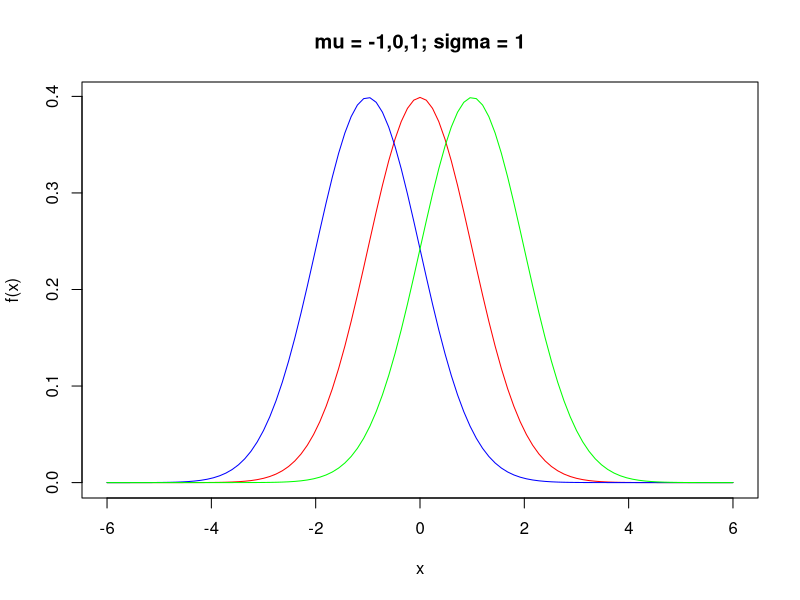
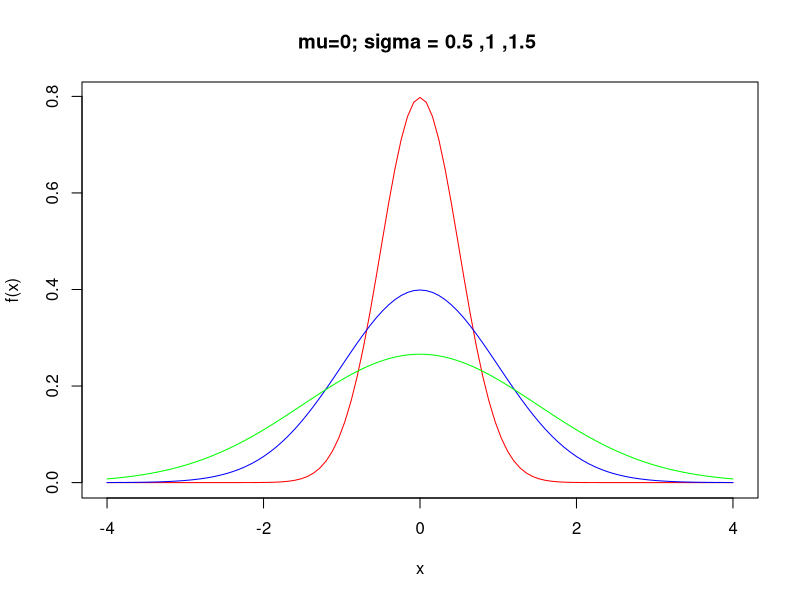
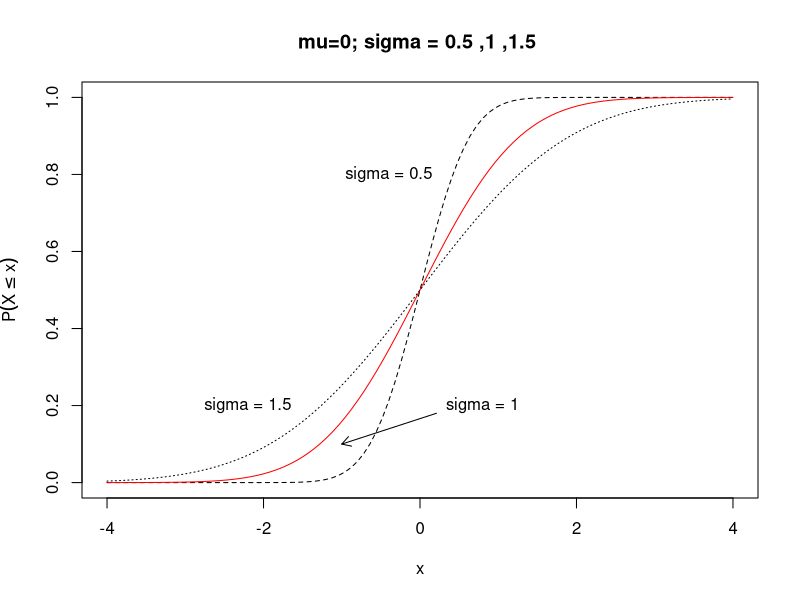
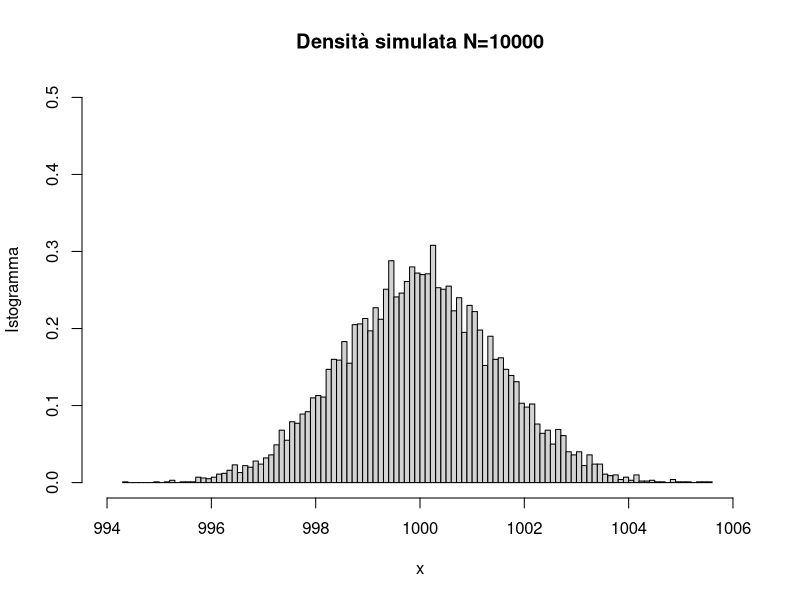

Write the R code that produced these figures, in order.

#DENSITA NORMALE VARIANDO MU

curve(dnorm(x, mean=0, sd=1), from=-6, to=6, xlab="x",ylab="f(x)",
      main="mu = -1,0,1; sigma = 1",col = "red")
curve(dnorm(x, mean=-1, sd=1), from=-6, to=6, xlab="x",ylab="f(x)",
      main="mu = -1,0,1; sigma = 1", add=TRUE, col = "blue")
curve(dnorm(x, mean=1, sd=1), from=-6, to=6, xlab="x",ylab="f(x)",
      main="mu = -1,0,1; sigma = 1", add=TRUE, col = "green")


#DENSITA NORMALE VARIANDO SIGMA

curve(dnorm(x,mean=0, sd =0.5) ,from=-4, to=4, xlab="x",
     ylab="f(x)",main="mu=0; sigma = 0.5 ,1 ,1.5 ",col = "red")
curve(dnorm(x,mean=0, sd=1) ,from=-4, to=4, xlab="x",ylab="f(x)",
      add=TRUE,col="blue")
curve(dnorm(x,mean=0, sd =1.5) ,from=-4, to=4, xlab="x",ylab="f(x)",
      add=TRUE,col="green")

#FUNZIONE DISTRIBUZIONE

curve(pnorm (x,mean=0,sd =0.5) ,from=-4, to=4, xlab="x",
      ylab=expression (P(X<=x)),main="mu=0; sigma = 0.5 ,1 ,1.5 ",lty =2)
text (-0.4,0.8, "sigma = 0.5")
curve(pnorm (x,mean=0,sd=1) ,add=TRUE,col="red")
arrows (-1,0.1,0.21,0.18, code=1, length = 0.10)
text (0.8 ,0.2 , "sigma = 1")
curve(pnorm (x,mean=0,sd =1.5) ,add =TRUE ,lty =3)
text (-2.2,0.2, "sigma = 1.5")

#SIMULAZIONE

campione_normale<-rnorm(10000, mean=1000, sd=1.5)

mu<-round(mean(campione_normale), digits=4)
mu

var<-round(var(campione_normale), digits=4)
var

sigma<-round(sd(campione_normale), digits=4)
sigma

hist(campione_normale, freq=F, xlim=c(994,1006), ylim=c(0,0.5), breaks=100, xlab="x", yla="Istogramma", main="Densità simulata N=10000")

#STIMA METODO DEI MOMENTI

stima_mu_momenti<-mean(campione_normale)
stima_mu_momenti

stima_sigma2_momenti<-(length(campione_normale)-1)*var(campione_normale)/length(campione_normale)
stima_sigma2_momenti




















